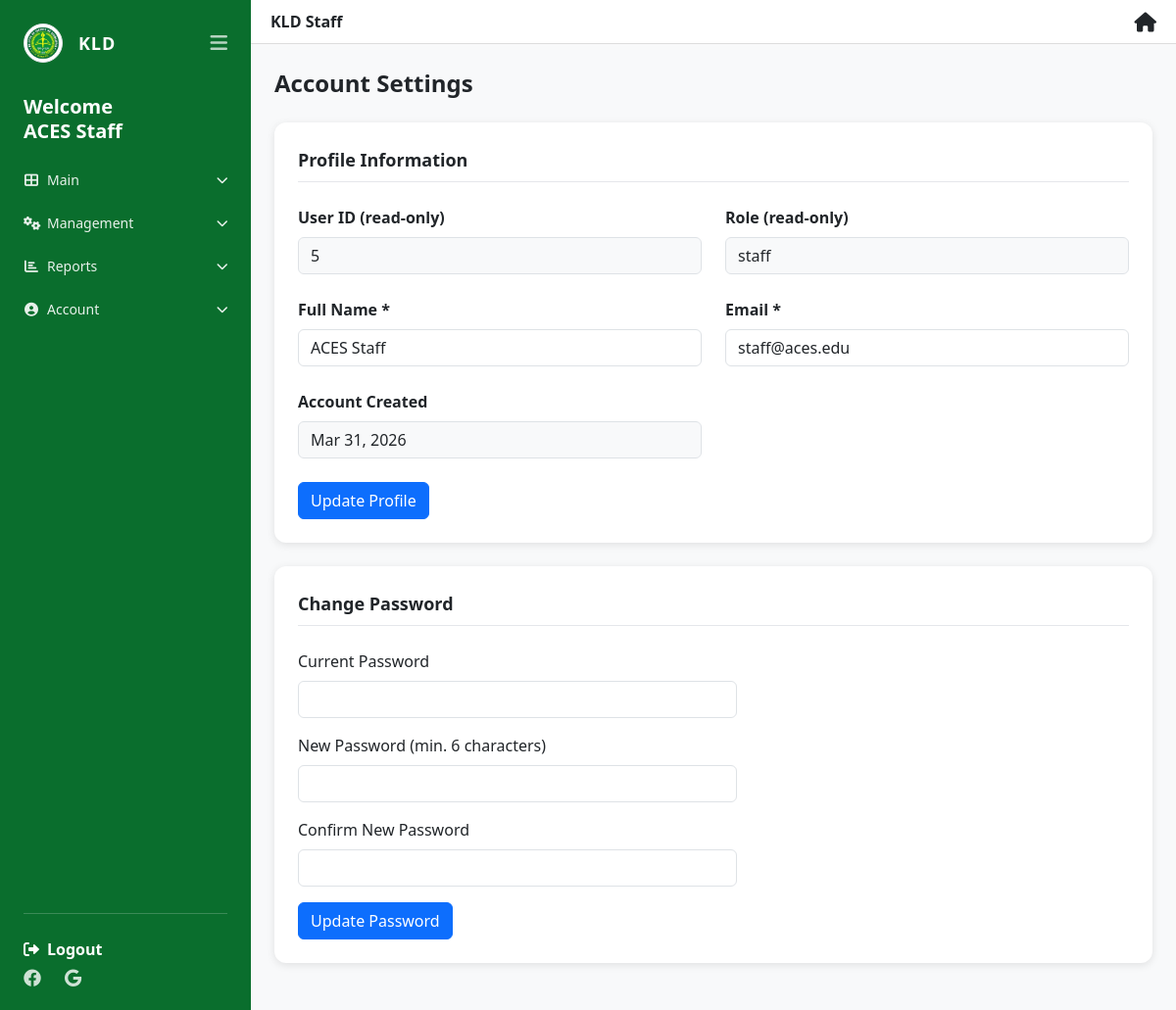
Screenshot of /staff/account.php (signed in) with the database file from the repository.
### tables this page shows
CREATE TABLE `users` (
  `user_id` int(11) NOT NULL AUTO_INCREMENT,
  `email` varchar(100) NOT NULL,
  `password_hash` varchar(255) NOT NULL,
  `is_verified` tinyint(1) NOT NULL DEFAULT 0,
  `verification_token` varchar(64) DEFAULT NULL,
  `verification_expires` datetime DEFAULT NULL,
  `reset_token` varchar(64) DEFAULT NULL,
  `reset_expires` datetime DEFAULT NULL,
  `full_name` varchar(100) NOT NULL,
  `role` enum('student','staff') NOT NULL,
  `staff_role` enum('admin','lead','viewer') DEFAULT 'viewer',
  `is_active` tinyint(1) NOT NULL DEFAULT 1,
  `created_by` int(11) DEFAULT NULL,
  `created_at` datetime DEFAULT current_timestamp(),
  PRIMARY KEY (`user_id`),
  UNIQUE KEY `email` (`email`),
  KEY `idx_staff_role` (`staff_role`)
);

### includes/auth.php (called while the page is built, shortened)
<?php
function isViewer() {
    return isset($_SESSION['role']) && $_SESSION['role'] === 'staff' && isset($_SESSION['staff_role']) && $_SESSION['staff_role'] === 'viewer';
}
?>

### staff/account.php (the view, shortened to what this page needs)
<?php
require_once __DIR__ . '/../includes/auth.php';
$stmt = $pdo->prepare("SELECT user_id, full_name, email, role, created_at FROM users WHERE user_id = ?");
$stmt->execute([$_SESSION['user_id']]);
$staff = $stmt->fetch();
?>
<!DOCTYPE html>
<html lang="en" class="h-full">
<head>
    <script src="https://cdn.tailwindcss.com"></script>
    <link href="https://cdn.jsdelivr.net/npm/bootstrap@5.3.0/dist/css/bootstrap.min.css" rel="stylesheet">
    <link rel="stylesheet" href="https://cdnjs.cloudflare.com/ajax/libs/font-awesome/6.0.0/css/all.min.css">
</head>
<body class="h-full">
<div class="flex h-full">
    <?php include '../includes/staff_sidebar.php'; ?>
    <div class="flex-1 flex flex-col overflow-auto">
        <div class="header d-flex justify-content-between align-items-center">
            <div><strong>KLD Staff</strong></div>
            <div><a href="dashboard.php" class="text-dark"><i class="fas fa-home fa-lg"></i></a></div>
        </div>
        <div class="flex-1 p-6">
            <h2 class="text-2xl font-bold mb-6">Account Settings</h2>
            <div class="info-card">
                <h3 class="text-lg font-semibold mb-4 pb-2 border-b border-gray-200">Profile Information</h3>
                <form method="POST">
                    <div class="grid grid-cols-1 md:grid-cols-2 gap-4">
                        <div>
                            <label class="form-label fw-bold">User ID (read-only)</label>
                            <input type="text" class="form-control bg-light" value="<?= htmlspecialchars($staff['user_id']) ?>" readonly>
                        </div>
                        <div>
                            <label class="form-label fw-bold">Role (read-only)</label>
                            <input type="text" class="form-control bg-light" value="<?= htmlspecialchars($staff['role']) ?>" readonly>
                        </div>
                        <div>
                            <label class="form-label fw-bold">Full Name *</label>
                            <input type="text" name="full_name" class="form-control" value="<?= htmlspecialchars($staff['full_name']) ?>" required>
                        </div>
                        <div>
                            <label class="form-label fw-bold">Email *</label>
                            <input type="email" name="email" class="form-control" value="<?= htmlspecialchars($staff['email']) ?>" required>
                        </div>
                        <div>
                            <label class="form-label fw-bold">Account Created</label>
                            <input type="text" class="form-control bg-light" value="<?= date('M d, Y', strtotime($staff['created_at'])) ?>" readonly>
                        </div>
                    </div>
                    <div class="mt-4">
                        <button type="submit" class="btn btn-primary">Update Profile</button>
                    </div>
                </form>
            </div>
            <div class="password-card">
                <h3 class="text-lg font-semibold mb-4 pb-2 border-b border-gray-200">Change Password</h3>
                <form method="POST" class="max-w-md">
                    <div class="mb-3">
                        <label class="form-label">Current Password</label>
                        <input type="password" name="current_password" class="form-control" required autocomplete="current-password">
                    </div>
                    <div class="mb-3">
                        <label class="form-label">New Password (min. 6 characters)</label>
                        <input type="password" name="new_password" class="form-control" required autocomplete="new-password">
                    </div>
                    <div class="mb-3">
                        <label class="form-label">Confirm New Password</label>
                        <input type="password" name="confirm_password" class="form-control" required autocomplete="new-password">
                    </div>
                    <button type="submit" name="change_password" class="btn btn-primary">Update Password</button>
                </form>
            </div>
        </div>
    </div>
</div>
</body>
</html>

### includes/staff_sidebar.php (shortened to what this page needs)
<?php
if (!isset($staff_name)) {
    $stmt = $pdo->prepare("SELECT full_name FROM users WHERE user_id = ?");
    $stmt->execute([$_SESSION['user_id']]);
    $sidebar_user = $stmt->fetch();
    $staff_name = $sidebar_user['full_name'];
}
?>
<aside id="staffSidebar" class="hidden md:flex w-64 bg-[#0a6e2d] text-white flex-col justify-between p-4 shrink-0 h-full transition-all duration-300 overflow-hidden">
    <div>
        <div class="flex items-center justify-between mb-8">
            <div class="flex items-center gap-3" id="sidebarBrand">
                <img src="../assets/images/kld_logo.png" class="w-10 h-10 rounded-full border border-white/20 bg-white p-0.5 object-contain" alt="KLD">
                <span class="font-bold tracking-wider text-lg sidebar-text">KLD</span>
            </div>
            <button id="sidebarToggleBtn" class="text-white/70 hover:text-white text-xl focus:outline-none">
                <i class="fas fa-bars"></i>
            </button>
        </div>
        <div class="mb-6 sidebar-text">
            <h2 class="text-xl font-bold leading-tight">Welcome<br><?= htmlspecialchars($staff_name) ?></h2>
        </div>
        <nav class="space-y-4 text-sm opacity-90">
            <div class="sidebar-group">
                <button class="group-header flex items-center justify-between w-full text-left hover:text-green-200 py-1">
                    <span><i class="fas fa-th-large mr-2 w-4 text-center"></i><span class="sidebar-text">Main</span></span>
                    <i class="fas fa-chevron-down text-xs transition-transform duration-200 sidebar-text"></i>
                </button>
            </div>
            <?php if (!isViewer()): ?>
            <div class="sidebar-group">
                <button class="group-header flex items-center justify-between w-full text-left hover:text-green-200 py-1">
                    <span><i class="fas fa-cogs mr-2 w-4 text-center"></i><span class="sidebar-text">Management</span></span>
                    <i class="fas fa-chevron-down text-xs transition-transform duration-200 sidebar-text"></i>
                </button>
            </div>
            <?php endif; ?>
            <div class="sidebar-group">
                <button class="group-header flex items-center justify-between w-full text-left hover:text-green-200 py-1">
                    <span><i class="fas fa-chart-bar mr-2 w-4 text-center"></i><span class="sidebar-text">Reports</span></span>
                    <i class="fas fa-chevron-down text-xs transition-transform duration-200 sidebar-text"></i>
                </button>
            </div>
            <div class="sidebar-group">
                <button class="group-header flex items-center justify-between w-full text-left hover:text-green-200 py-1">
                    <span><i class="fas fa-user-circle mr-2 w-4 text-center"></i><span class="sidebar-text">Account</span></span>
                    <i class="fas fa-chevron-down text-xs transition-transform duration-200 sidebar-text"></i>
                </button>
            </div>
        </nav>
    </div>
    <div class="mt-auto pt-4 border-t border-white/20">
        <a href="../logout.php" class="block font-bold hover:text-red-300 sidebar-text mb-2">
            <i class="fas fa-sign-out-alt mr-2 w-4 text-center"></i><span class="sidebar-text">Logout</span>
        </a>
        <div class="flex gap-4 text-lg opacity-80 sidebar-text">
            <i class="fa-brands fa-facebook cursor-pointer"></i>
            <i class="fa-brands fa-google cursor-pointer"></i>
        </div>
    </div>
</aside>

### staff/account.php (style rules this page uses)
html, body { height: 100%; margin: 0; padding: 0; }
body { background: #f8f9fa; font-family: 'Segoe UI', sans-serif; }
.header { background: #fff; border-bottom: 1px solid #ddd; padding: 10px 20px; }
.info-card, .password-card { background: #fff; border-radius: 12px; box-shadow: 0 2px 8px rgba(0,0,0,0.1); padding: 1.5rem; margin-bottom: 1.5rem; }

### rows the page displays
users: full_name "ACES Staff", user_id "5", role "staff", email "staff@aces.edu", created_at "Mar 31, 2026"
